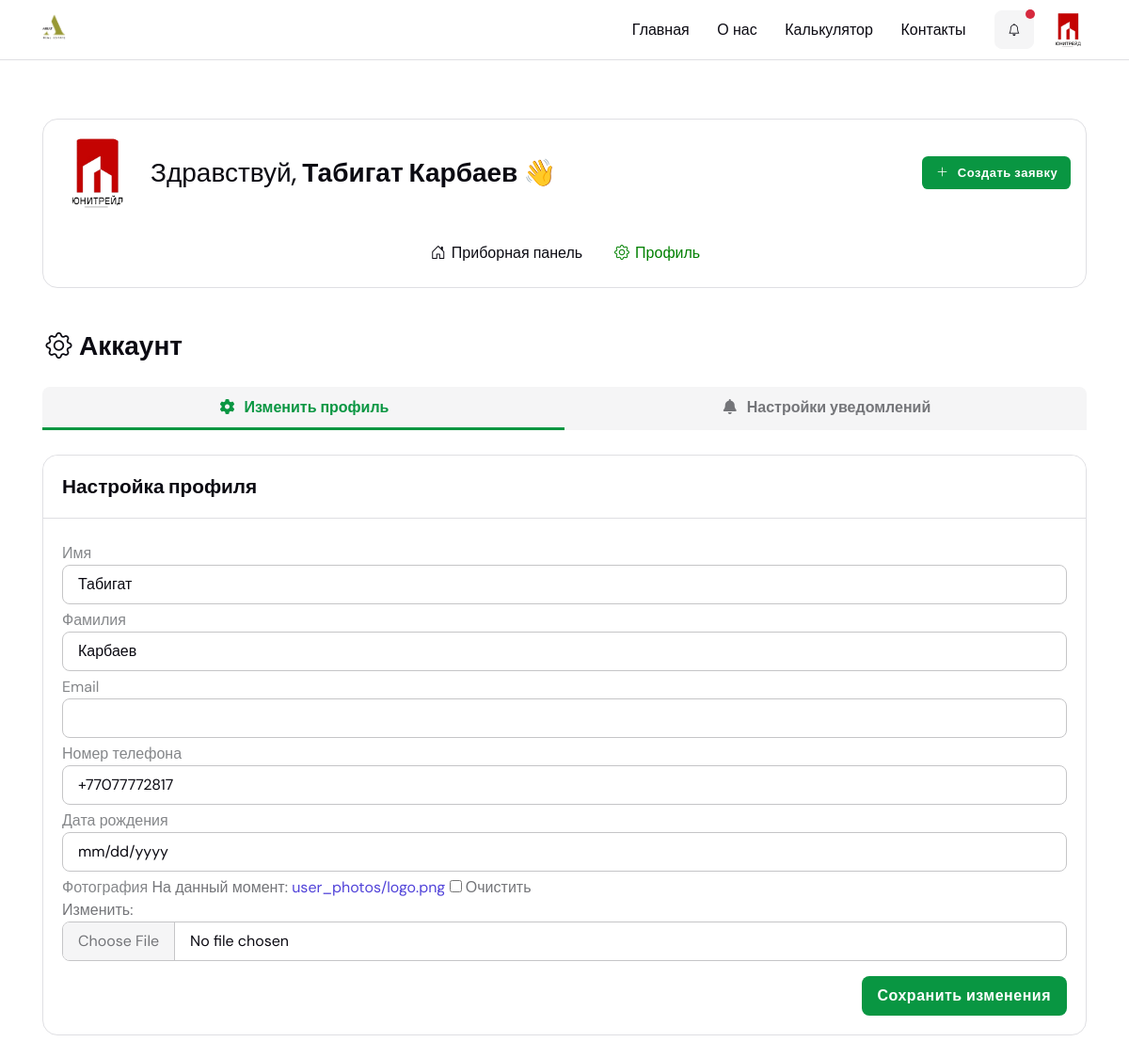
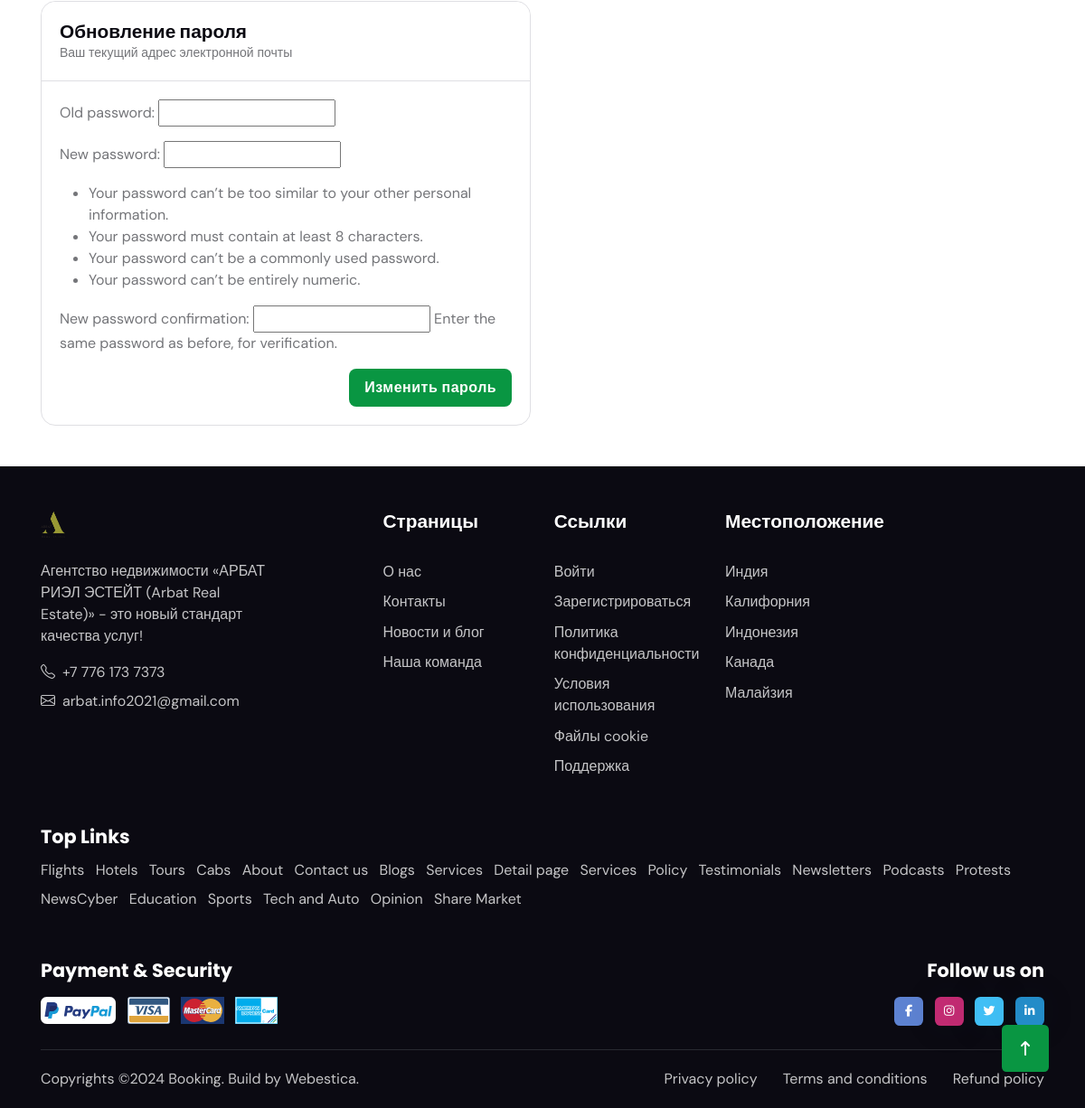
The page /users/profile/ (signed in) on the database as committed earlier (2 pictures, top to bottom).
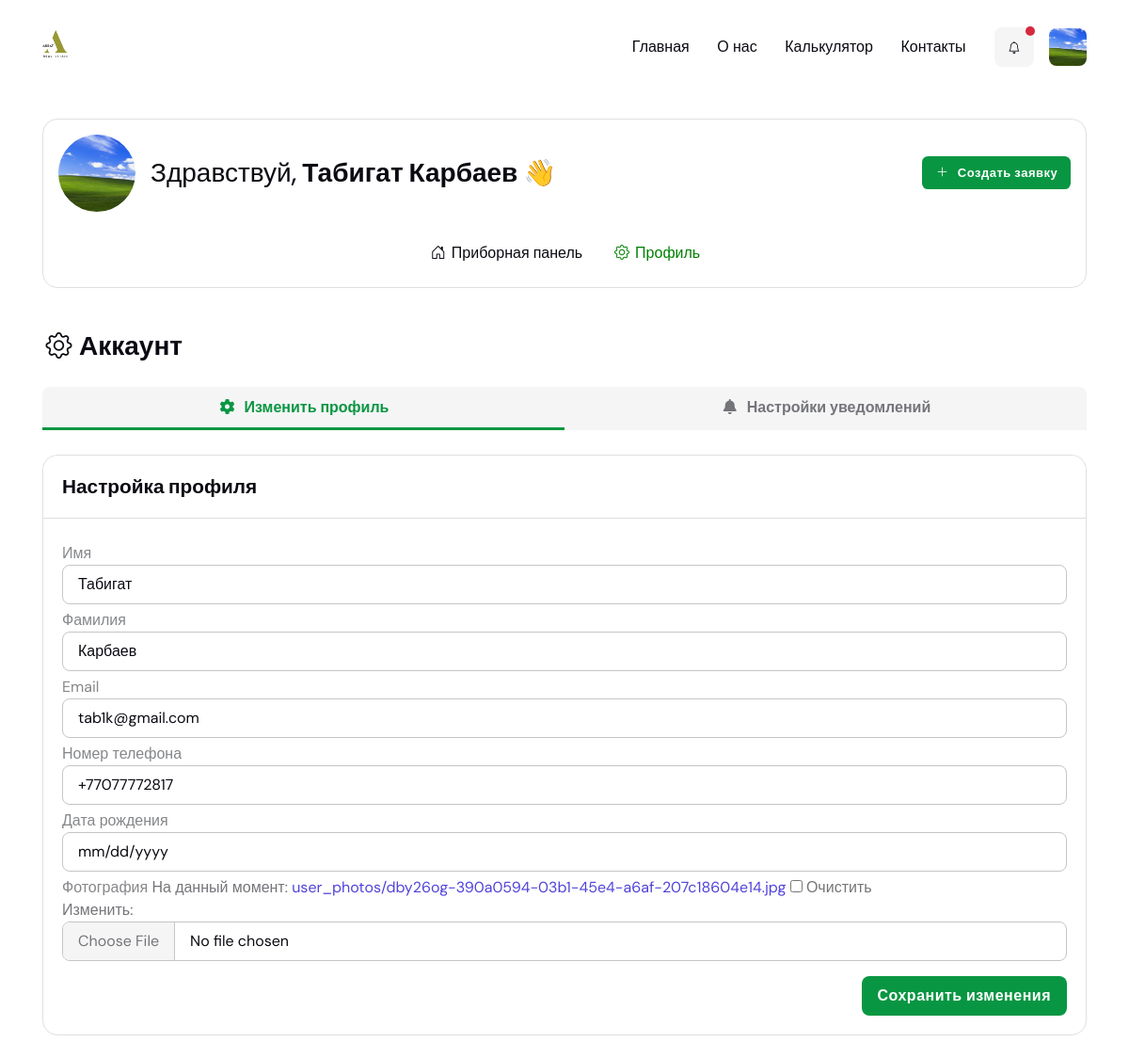
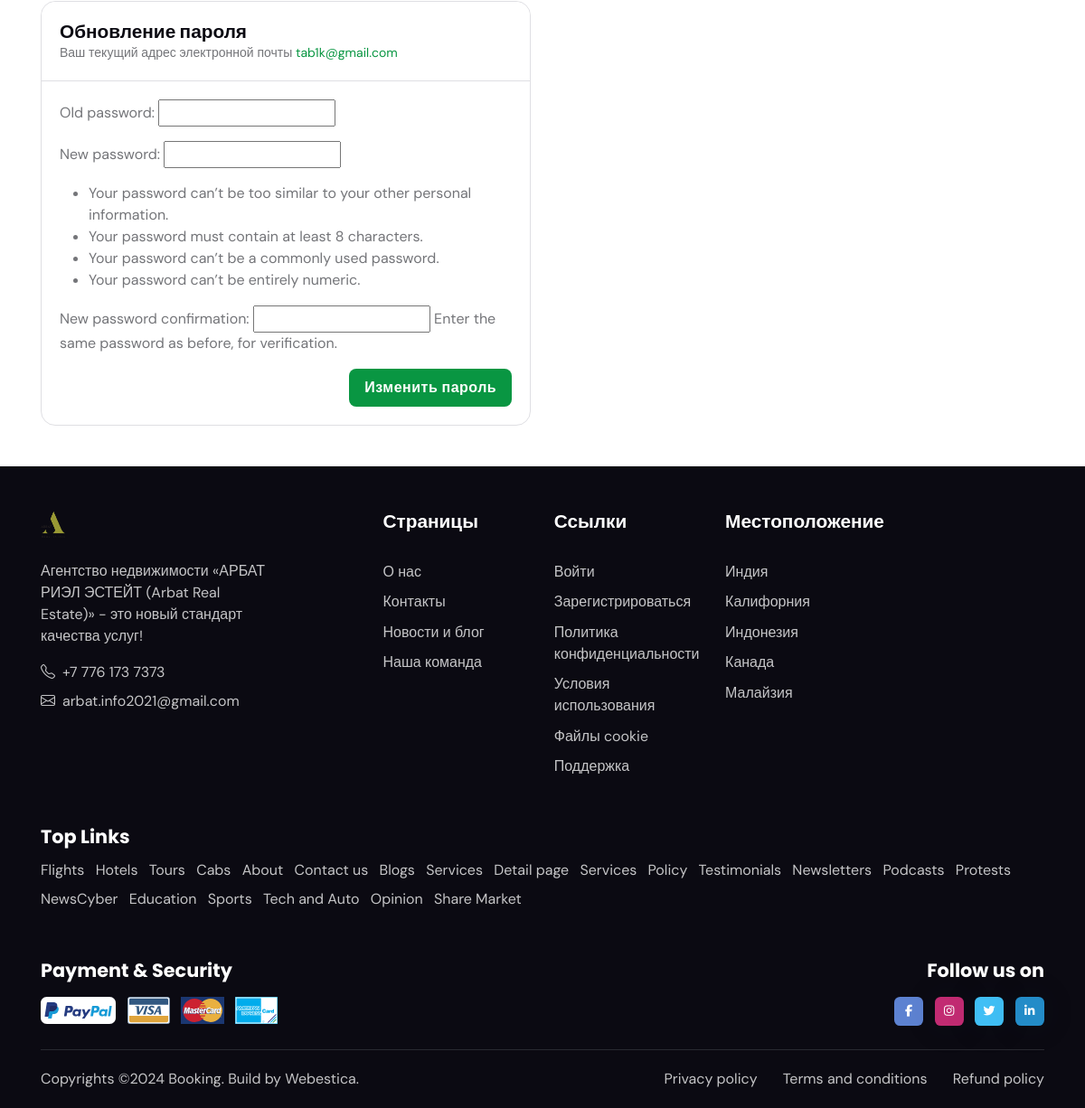
The same page on the database as committed later (2 pictures, top to bottom).
### users/models.py (models this page shows, shortened)
class CustomUser(AbstractUser):
    USER_ROLES = (
        ('realtor', 'Риелтор'),
        ('manager', 'Менеджер'),
    )
    username = None  # Удаляем стандартное поле username
    phone_number = models.CharField(
        max_length=25,
        unique=True,
        verbose_name="Номер телефона"
    )
    email = models.EmailField(blank=True)
    date_of_birth = models.DateField(
        verbose_name="Дата рождения",
        blank=True,
        null=True,
    )
    photo = models.ImageField(upload_to='user_photos/', blank=True, verbose_name="Фотография")
    role = models.CharField(choices=USER_ROLES, blank=False, default='realtor' ,max_length=255)
    USERNAME_FIELD = 'phone_number'
    REQUIRED_FIELDS = []
    objects = CustomUserManager()

### users/views.py (the view, shortened to what this page needs)
# urls.py: path('profile/', CustomUserUpdateView.as_view(), name='profile'),
class CustomUserUpdateView(UpdateView):
    model = CustomUser
    form_class = CustomUserUpdateForm
    template_name = 'users/settings.html'
    success_url = reverse_lazy('users:profile')
    def get_object(self, queryset=None):
        return self.request.user
    def get_context_data(self, **kwargs):
        context = super().get_context_data(**kwargs)
        context['password_form'] = PasswordChangeForm(user=self.request.user)  # Добавляем форму пароля
        return context

### users/forms.py (shortened to what this page needs)
class CustomUserUpdateForm(forms.ModelForm):
    class Meta:
        model = CustomUser
        fields = ('first_name', 'last_name', 'email', 'phone_number', 'date_of_birth', 'photo')
        widgets = {
            'date_of_birth': forms.DateInput(attrs={'type': 'date'}),
        }

### templates/users/settings.html (shortened to what the changed rows need)
{% extends 'app/base.html' %}
{% load static widget_tweaks %}
{% block content %}
<main>
    <section class="pt-4">
        <div class="container">
            <div class="card rounded-3 border p-3 pb-2">
                <div class="d-sm-flex align-items-center">
                    <div class="avatar avatar-xl mb-2 mb-sm-0">
                        <img class="avatar-img rounded-circle"
                             src="{% if user.photo %} {{ user.photo.url }} {% else %} {% static 'website/images/user.png' %}{% endif %}"
                             alt="">
                    </div>
                    <h4 class="mb-2 mb-sm-0 ms-sm-3"><span class="fw-light">{% if user.first_name %} Здравствуй,</span>
                        {{ user.first_name }} {{ user.last_name }} 👋 {% else %} <a
                                style="color: black; font-size: 25px; text-decoration: underline;"
                                href="{% url 'users:profile' %}">Заполните свои данные!</a>{% endif %}</h4>
                    <a href="{% url 'realtors:create-request' %}" class="btn btn-sm mb-0 ms-auto flex-shrink-0"
                       style="background-color: #099642; color: white;"><i
                            class="bi bi-plus-lg fa-fw me-2"></i>Создать заявку</a>
                </div>
            </div>
        </div>
    </section>
    <section class="pt-0">
        <div class="container vstack gap-4">
            <div class="row">
                <div class="col-12">
                    <h1 class="fs-4 mb-0"><i class="bi bi-gear fa-fw me-1"></i>Аккаунт</h1>
                </div>
            </div>
            <div class="row g-4">
                <div class="col-12">
                    <div class="tab-content">
                        <div class="tab-pane show active" id="tab-1" role="tabpanel">
                            <div class="row g-4">
                                <div class="col-12">
                                    <div class="card border">
                                        <div class="card-header border-bottom">
                                            <h5 class="card-header-title">Настройка профиля</h5>
                                        </div>
                                        <form method="post" enctype="multipart/form-data" class="card-body">
                                            <label class="form-label" for="id_first_name">Имя</label>
                                            {{ form.first_name|add_class:"form-control" }}
                                            <label class="form-label" for="id_last_name">Фамилия</label>
                                            {{ form.last_name|add_class:"form-control" }}
                                            <label class="form-label" for="id_email">Email</label>
                                            {{ form.email|add_class:"form-control" }}
                                            <label class="form-label" for="id_phone_number">Номер телефона</label>
                                            {{ form.phone_number|add_class:"form-control" }}
                                            <label class="form-label" for="id_date_of_birth">Дата рождения</label>
                                            {{ form.date_of_birth|add_class:"form-control" }}
                                            <label class="form-label" for="id_photo">Фотография</label>
                                            {{ form.photo|add_class:"form-control" }}
                                            <div class="text-end mt-3">
                                                <button type="submit" class="btn mb-0" style="background-color: #099642; color: white;">Сохранить изменения
                                                </button>
                                            </div>
                                        </form>
                                    </div>
                                </div>
                                <div class="col-md-6">
                                    <div class="card border">
                                        <div class="card-header border-bottom">
                                            <p class="mb-0 small">Ваш текущий адрес электронной почты <span
                                                     style="color: #099642;">{{ user.email }}</span></p>
                                        </div>
                                    </div>
                                </div>
                            </div>
                        </div>
                    </div>
                </div>
            </div>
        </div>
    </section>
</main>
{% endblock %}

### templates/app/base.html (shortened to what the changed rows need)
<!DOCTYPE html>
{% load static %}
<html lang="en" data-bs-theme="light">
<head>
    <link rel='stylesheet'
          href='https://cdn-uicons.flaticon.com/2.6.0/uicons-regular-rounded/css/uicons-regular-rounded.css'>
    <link rel="stylesheet" type="text/css" href="{% static 'website/css/all.min.css' %}">
    <link rel="stylesheet" type="text/css" href="{% static 'website/css/bootstrap-icons.css' %}">
    <link rel="stylesheet" type="text/css" href="{% static 'website/css/tiny-slider.css' %}">
    <link rel="stylesheet" type="text/css" href="{% static 'website/css/glightbox.css' %}">
    <link rel="stylesheet" type="text/css" href="{% static 'website/css/flatpickr.min.css' %}">
    <link rel="stylesheet" type="text/css" href="{% static 'website/css/choices.min.css' %}">
    <link rel="stylesheet" type="text/css" href="{% static 'website/css/style.css' %}">
</head>
<body class="has-navbar-mobile">
<header class="navbar-light header-sticky">
    <nav class="navbar navbar-expand-xl">
        <div class="container">
            <ul class="nav flex-row align-items-center list-unstyled ms-xl-auto">
                <li class="nav-item ms-3 dropdown">
                    <a class="avatar avatar-sm p-0" href="#" id="profileDropdown" role="button"
                       data-bs-auto-close="outside" data-bs-display="static" data-bs-toggle="dropdown"
                       aria-expanded="false">
                        <img class="avatar-img rounded-2"
                             src="{% if user.photo %} {{ user.photo.url }} {% else %} {% static 'website/images/user.png' %}{% endif %}"
                             alt="avatar">
                    </a>
                </li>
            </ul>
        </div>
    </nav>
</header>
{% block content %}
{% endblock %}
<footer class="bg-dark pt-5">
    <div class="container">
    </div>
</footer>
<div class="back-top"></div>
</body>
</html>

Rows that differ between the two databases and show on the page:
changed CustomUser "Табигат": photo: a different picture; email (not shown) → "tab1k@gmail.com"
Other text that changed with them:
text no longer shown: "На данный момент: user_photos/logo.png Очистить Изменить:"
text now shown: "На данный момент: user_photos/dby26og-390a0594-03b1-45e4-a6af-207c18604e14.jpg Очистить Изменить:"
